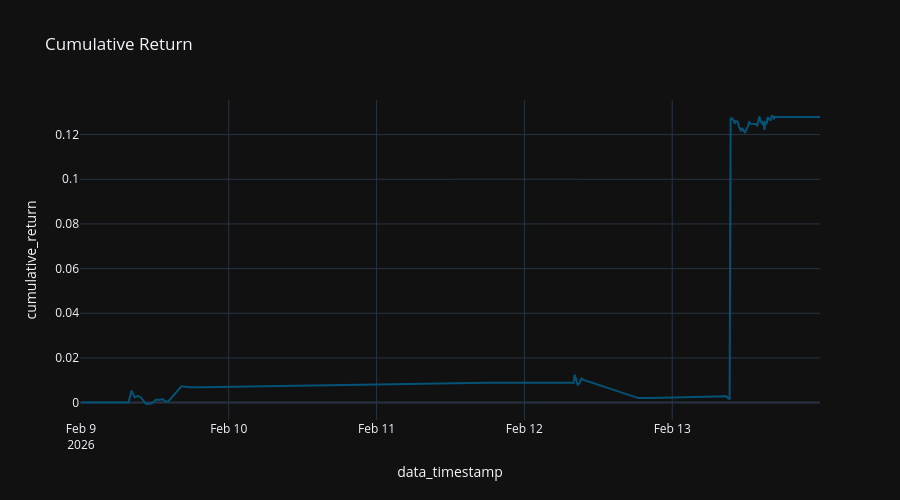

Source (notebook cell):
### Code cell
x = df[df['ticker'] == asset_ticker][['data_timestamp', 'cumulative_return', 'ticker']].sort_values(by="data_timestamp")

fig = px.line (
  x,
  "data_timestamp",
  "cumulative_return",
  title="Cumulative Return"
#   color_discrete_sequence="Tealgrn_r",
)

fig.update_layout (
  height=500,
)

### Figure 1 — Plotly figure (JSON) as saved in the notebook; plotly's stock layout.template omitted (floating-point values rounded to 4 significant figures; data arrays with more than 128 entries replaced by an {"elided": "..."} marker saying what was removed)
{"data": [{"hovertemplate": "data_timestamp=%{x}<br>cumulative_return=%{y}<extra></extra>", "legendgroup": "", "line": {"color": "rgb(4, 82, 117)", "dash": "solid"}, "marker": {"symbol": "circle"}, "mode": "lines", "name": "", "orientation": "v", "showlegend": false, "type": "scatter", "x": {"elided": "238 str values"}, "xaxis": "x", "y": {"elided": "238 float values"}, "yaxis": "y"}], "layout": {"height": 500, "legend": {"tracegroupgap": 0}, "title": {"text": "Cumulative Return"}, "xaxis": {"anchor": "y", "domain": [0, 1], "title": {"text": "data_timestamp"}}, "yaxis": {"anchor": "x", "domain": [0, 1], "title": {"text": "cumulative_return"}}}}
